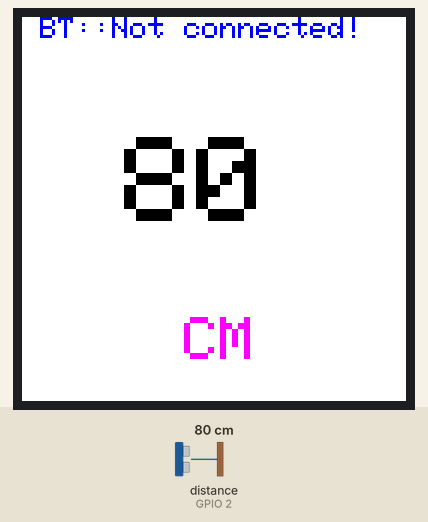
The sketch below on a simulated ESP32. On the bench: 128×128 colour display. Wiring (inferred from the names in the program): ultrasonic range finder: trigger GPIO 0; echo GPIO 2. The test bench sets the inputs (shaded band); at power-on: distance to the obstacle (sensor on GPIO 2) 80 cm. The echo pulse lasts 58.3 µs per cm; nothing arrives over Bluetooth unless stated; a phone connects over Bluetooth LE 3 s after start; what the sketch prints to the serial monitor is not drawn.

Above: at 1.2 s.
1.3 s: distance to the obstacle (sensor on GPIO 2) set to 2 cm
At 3.5 s:
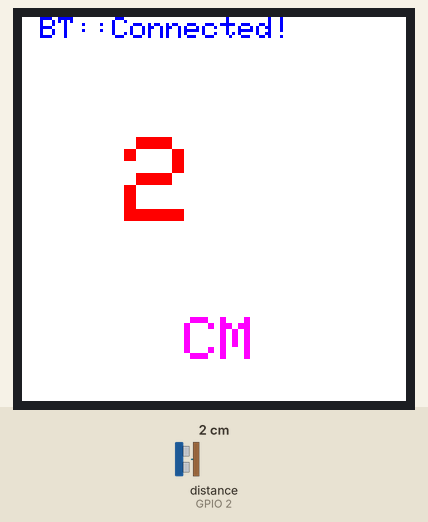
4.3 s: distance to the obstacle (sensor on GPIO 2) set to 4 cm
At 4.7 s:
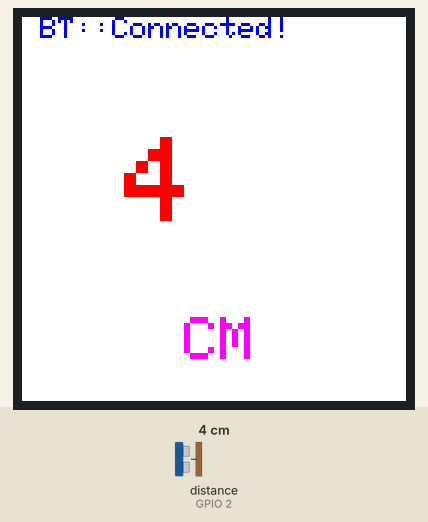
5.8 s: distance to the obstacle (sensor on GPIO 2) set to 9 cm
At 6.7 s:
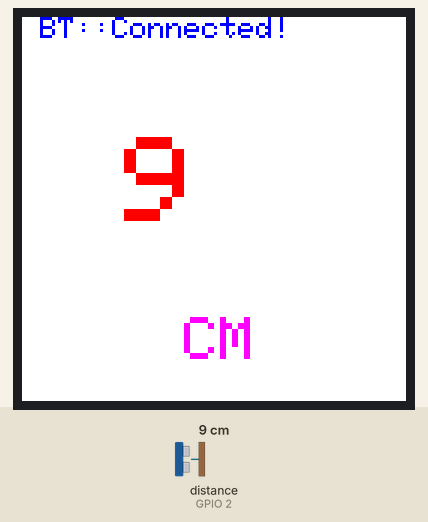
Timing chart, 0 to 8.8 s (numbered marks = the images above; inputs shaded):
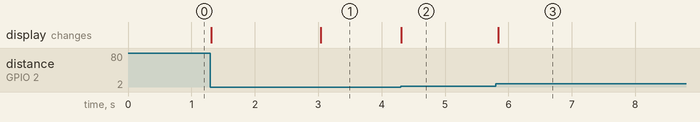

Measured:
- after the input at 1.3 s, the display: first changes at once (image 1 shows a later state)
- after the input at 4.3 s, the display: changes at once (image 2)
- after the input at 5.8 s, the display: changes at once (image 3)

The sketch:

Esp32_Ultrasonic_module_BLE.ino
```cpp
// BLE

#include <BLEDevice.h>
#include <BLEServer.h>
#include <BLEUtils.h>
#include <BLE2902.h>

BLEServer* pServer = NULL;
BLECharacteristic* pCharacteristic = NULL;
bool deviceConnected = false;
bool oldDeviceConnected = false;

// See the following for generating UUIDs:
// https://www.uuidgenerator.net/

#define SERVICE_UUID        "4fafc201-1fb5-459e-8fcc-c5c9c331914b"
#define CHARACTERISTIC_UUID "beb5483e-36e1-4688-b7f5-ea07361b26a8"


class MyServerCallbacks: public BLEServerCallbacks {
    void onConnect(BLEServer* pServer) {
      deviceConnected = true;
      BLEDevice::startAdvertising();
    };

    void onDisconnect(BLEServer* pServer) {
      deviceConnected = false;
    }
};

// SSD1351 Driver

#include <Adafruit_GFX.h>
#include <Adafruit_SSD1351.h>

#define SCREEN_WIDTH 128
#define SCREEN_HEIGHT 128

#define SCLK_PIN 18
#define MOSI_PIN 23
#define DC_PIN   17
#define CS_PIN   5
#define RST_PIN  4
#define TRIG_PIN 0
#define ECHO_PIN 2

#define BLACK           0x0000
#define BLUE            0x001F
#define RED             0xF800
#define GREEN           0x07E0
#define CYAN            0x07FF
#define MAGENTA         0xF81F
#define YELLOW          0xFFE0
#define WHITE           0xFFFF

Adafruit_SSD1351 tft = Adafruit_SSD1351(SCREEN_WIDTH, SCREEN_HEIGHT, CS_PIN, DC_PIN, MOSI_PIN, SCLK_PIN, RST_PIN);
long prev_distance;

void setup() {
  Serial.begin(115200);

  pinMode(TRIG_PIN, OUTPUT);
  pinMode(ECHO_PIN, INPUT);

  initDrawing();
  initBT();

}

void initDrawing(){
  tft.begin();
  tft.fillRect(0, 0, 128, 128, WHITE);
  tft.setRotation(2);

  updateBTInfo(false);


  tft.setCursor(54, 100);
  tft.setTextColor(MAGENTA);
  tft.setTextSize(2);
  tft.print("CM");
}

void updateBTInfo(bool isConnected){
  tft.fillRect(0, 0, 128, 30, WHITE);
  tft.setCursor(6, 0);
  tft.setTextColor(BLUE);
  tft.setTextSize(1);
  tft.print(isConnected ? "BT::Connected!" :"BT::Not connected!");
}

void initBT(){
  // Create the BLE Device
  BLEDevice::init("ESP32 Ultrasonic Range");

  // Create the BLE Server
  pServer = BLEDevice::createServer();
  pServer->setCallbacks(new MyServerCallbacks());

  // Create the BLE Service
  BLEService *pService = pServer->createService(SERVICE_UUID);

  // Create a BLE Characteristic
  pCharacteristic = pService->createCharacteristic(
                      CHARACTERISTIC_UUID,
                      BLECharacteristic::PROPERTY_READ   |
                      BLECharacteristic::PROPERTY_WRITE  |
                      BLECharacteristic::PROPERTY_NOTIFY |
                      BLECharacteristic::PROPERTY_INDICATE
                    );

  // https://www.bluetooth.com/specifications/gatt/viewer?attributeXmlFile=org.bluetooth.descriptor.gatt.client_characteristic_configuration.xml
  // Create a BLE Descriptor
  pCharacteristic->addDescriptor(new BLE2902());

  // Start the service
  pService->start();

  // Start advertising
  BLEAdvertising *pAdvertising = BLEDevice::getAdvertising();
  pAdvertising->addServiceUUID(SERVICE_UUID);
  pAdvertising->setScanResponse(false);
  pAdvertising->setMinPreferred(0x0);  // set value to 0x00 to not advertise this parameter
  BLEDevice::startAdvertising();
  Serial.println("Waiting a client connection to notify...");
}

void loop() {
  long duration, distance;
  digitalWrite(TRIG_PIN, LOW);
  delayMicroseconds(2);

  digitalWrite(TRIG_PIN, HIGH);
  delayMicroseconds(10);
  digitalWrite(TRIG_PIN, LOW);

  duration = pulseIn(ECHO_PIN, HIGH);
  distance = microsecondsTocentimeters(duration);
  Serial.print("Ultrasonic Distance : " );
  Serial.print(distance);
  Serial.println(" CM");
  updateDistance(distance);
  delay(30);

  if (!deviceConnected && oldDeviceConnected) {
      delay(500); // give the bluetooth stack the chance to get things ready
      pServer->startAdvertising(); // restart advertising
      Serial.println("start advertising");
      oldDeviceConnected = deviceConnected;
      updateBTInfo(false);
  }
  // connecting
  if (deviceConnected && !oldDeviceConnected) {
      // do stuff here on connecting
      oldDeviceConnected = deviceConnected;
      updateBTInfo(true);
  }
}

void updateDistance(long distance){
  if(prev_distance != distance){
    tft.fillRect(0, 30, 128, 70, WHITE);
    tft.setCursor(34, 40);

    if((int)distance < 10){
      tft.setTextColor(RED);
    }else if((int)distance > 10 && (int)distance <=99){
      tft.setTextColor(BLACK);
    }else if((int)distance > 100){
      tft.setTextColor(GREEN);
    }

    tft.setTextSize(4);
    String tempString = "";
    tempString += (int)distance;
    tft.print(tempString);
    prev_distance = distance;

    if (deviceConnected) {

      String str = "";
      str += (int)distance;

      pCharacteristic->setValue((char*)str.c_str());
      pCharacteristic->notify();
    }
  }
}

long microsecondsTocentimeters(long duration){
  return duration /29 / 2;
}
```
